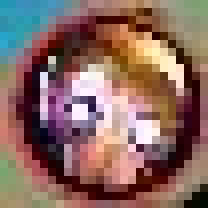
#> input picture champs/blitzcrank/20962.jpg, 26 x 26 px (shown 8 times larger); its folder holds only this picture in this run
$ python create_training_set.py
#> lines starting #> are read from the running program, lines starting #| are printed output that depends on the picture
import numpy as np
import cv2
import os
import random


script_crop_path = 'champs/'
save_path = 'training_set/'
champion_class = []
test_ratio = 0.05

train_images = []
train_labels = []

test_images = []
test_labels = []


def create_class_txt():
    """
    create a .txt file that records the index of class
    """
    file = open(save_path+'class.txt', 'w')
    for champion_name in os.listdir(script_crop_path):
        champion_class.append(champion_name)
        file.write(str(champion_class.index(champion_name)) +
                        ':' +
                        str(champion_name)
                        + '\n')
    return True

def create_train_data():
    r_max = int(1/test_ratio)
    for champion_name in os.listdir(script_crop_path):
        for image in os.listdir(script_crop_path+champion_name+'/'):
            img = cv2.imread(script_crop_path+champion_name+'/'+image)
#> img is the input picture: shape (26, 26, 3); mean B, G, R 97.5, 104.7, 137.1
            img = cv2.resize(img,(24,24))
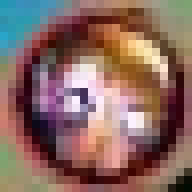
#> img: shape (24, 24, 3) (shown 8 times larger); mean B, G, R 97.6, 104.8, 137.1
            r = random.randint(1,r_max)
            if r == 1:
                test_images.append(img)
                test_labels.append(champion_class.index(champion_name))
            else:
                train_images.append(img)
                train_labels.append(champion_class.index(champion_name))

create_class_txt()
create_train_data()

train_images = np.array(train_images)
train_labels = np.array(train_labels)
test_images = np.array(test_images)
test_labels = np.array(test_labels)

np.save(save_path +"train_images", train_images)
np.save(save_path +"train_labels", train_labels)
np.save(save_path +"test_images", test_images)
np.save(save_path +"test_labels", test_labels)
print("--------------------------------------------")
print("Train images size: " + str(train_images.shape))
#| Train images size: (1, 24, 24, 3)
#> (the run stopped early here; a loop or call above may not have finished)
